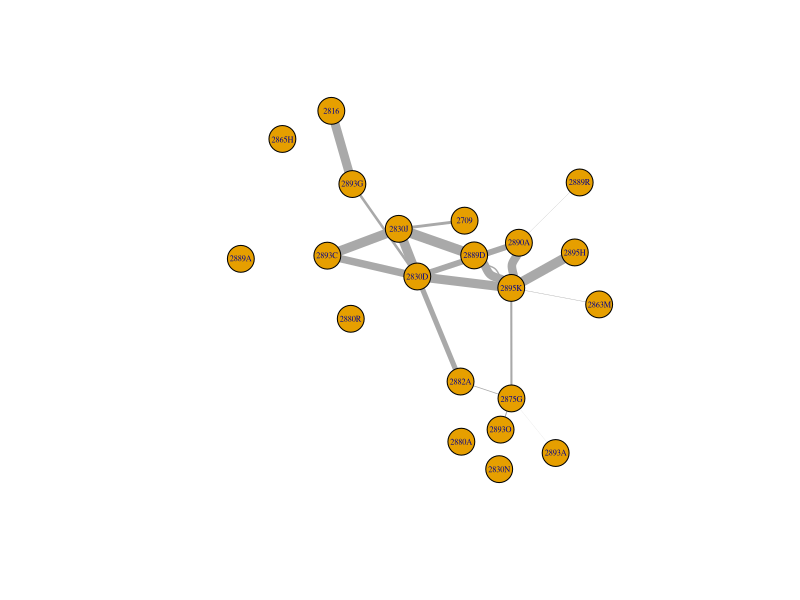
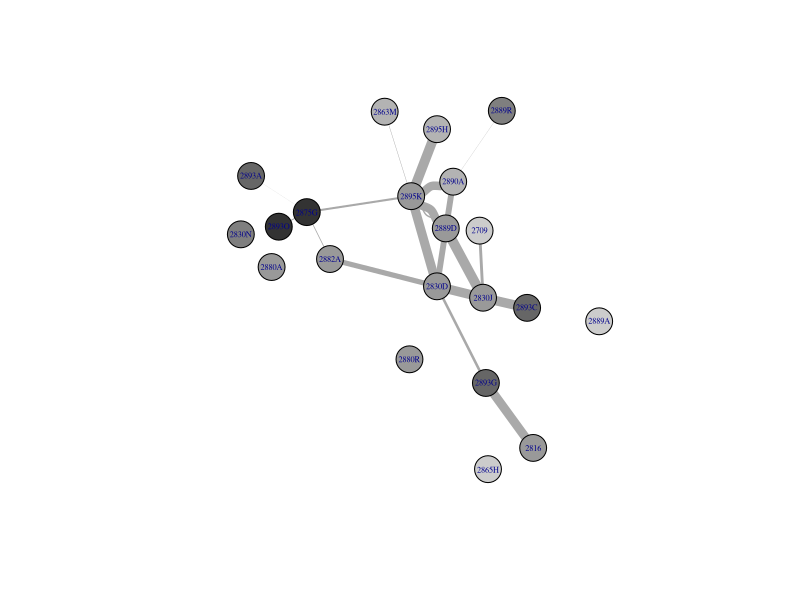

The R script that drew these images, in order: (Note: this script raises an error after producing the figures.)
## ---- chunk 1
require(igraph)
## ---- chunk 2
mydata <- read.csv("Book1.csv")
mydata
## ---- chunk 3
g<-graph.data.frame(mydata, directed=F)
g
V(g)
E(g)
E(g)$GR
V(g)$label.cex = 0.5
plot(g, layout = layout.auto, edge.width=(E(g)$GR)/10)

## ---- chunk 4
g2 <- g
V(g2)$X2n <- c(68, 66, 66, 66, 65, 68, 62, 66, 66, 66, 68, 66, 67, 64, 64, 62, 67, 66, 64, 65, 67)
V(g2)$color <- c("gray80", "gray60", "gray60","gray60","gray50","gray80","gray20","gray60","gray60","gray60", "gray80", "gray60", "gray70", "gray40","gray40","gray20", "gray70","gray60","gray40","gray50","gray70")   
V(g2)$label.cex = 0.5
plot(g2, layout = layout.auto, edge.width=(E(g)$GR)/10)
legend(locator(1), c("62","64","65", "66", "67", "68"),pch=c(16,16,16,16,16,16),col=c("gray20", "gray40", "gray50", "gray60", "gray70", "gray80"),cex=0.7)

## ---- chunk 5
g3 <- g
V(g3)$name <- as.character(V(g2)$X2n)
V(g3)$color <- rep("white", 21)
V(g3)$label.cex = 0.5
plot(g3, edge.width=(E(g)$GR)/10)
